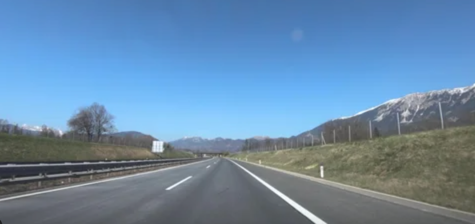
#> input picture lesson_4/data/dashcam2.png, 475 x 224 px
$ jupyter execute --allow-errors Homework.ipynb
#> lines starting #> are read from the running program, lines starting #| are printed output that depends on the picture; after the words box and inside, x2 and y2 are one past the last pixel; in counts of white or black regions, pixels touching at a corner belong together
# HOMEWORK 4

For this homework you are going to implement a lane line detector. Lane line detection is crucial for ADAS (Advanced Driver Assistance Systems) systems and, in particular, for LKA (Lane Keep Assist). You will use a [picture](https://en.wikipedia.org/wiki/Lane_departure_warning_system) from a front facing camera (mounted on the car) and will implement the following steps:
* Convert image to gray scale
* Compute edge map
* Apply Hough transform to obtain line parametrizations

[cell 1]
import cv2
import math
import numpy as np
from matplotlib import pyplot as plt
plt.rcParams['figure.figsize'] = [15, 10]

Let's load and show the camera frame.

[cell 2]
img = cv2.imread('../data/dashcam2.png')
#> img is the input picture: shape (224, 475, 3); mean B, G, R 169.5, 138.4, 104.8
img = cv2.cvtColor(img, cv2.COLOR_BGR2RGB)
img = cv2.resize(img, None, fx=0.5, fy=0.5)
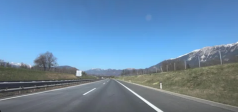
#> img: shape (112, 238, 3); mean R, G, B 105, 138.5, 169.6
plt.imshow(img)

[cell 3]
# Convert image to gray scale
gray = cv2.cvtColor(img, cv2.COLOR_RGB2GRAY)
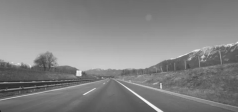
#> gray: shape (112, 238); min 37, max 248, mean 132
# gray = gray / 255

[cell 4]
# Obtain edge map
# Hint: you can use Canny edge detector with th_low = 100, th_high = 150
edges = cv2.Canny(gray, threshold1=100, threshold2=150)
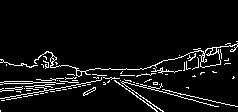
#> edges: shape (112, 238); 6.2% white in thin lines or dots, all inside (x1, y1, x2, y2) = (0, 41, 238, 112)

# We are only interested in the road so we will remove everything above the horizon
#edges[0:350] = 0

[cell 5]
# Let's plot the images
plt.subplot(121), plt.imshow(img), plt.title('Original')
plt.subplot(122), plt.imshow(edges, cmap='gray'), plt.title('Edge map')
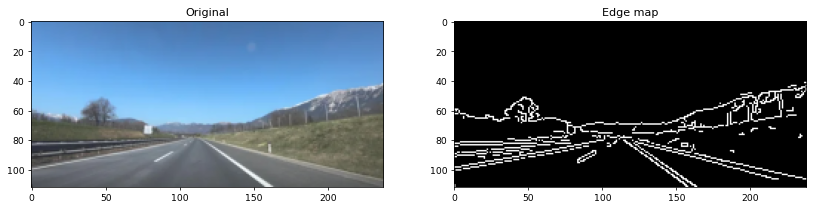
#> figure drawn by matplotlib, 2 panels

[cell 6]
# Apply Hough transform to parametrize the lines
# Hint 1: Offset resolution of 2 pixels and slope resolution of 2 degrees work well in this case
# Hint 2: A suitable value for the accumulator threshold is 190
lines = cv2.HoughLines(edges, rho=2, theta=2*np.pi/180, threshold=190)
#> lines = None
hough = np.zeros_like(edges)
# Let's get rid of the unnecessary dimension
#> (the rest of this cell did not finish here and is left out)

[cell 7]
# Plot the resulting Hough lines
result = np.copy(img)

#> (the rest of this cell did not finish here and is left out)

The edge map looks good but the Hough lines are too noisy. Let's clean the Hough lines first by removing all lines that we know cannot represent a lane line. In other words, all lines that are approximately horizontal shall be removed. Remember that horizontal lines correspond to theta = 90 degrees.

[cell 8]
# Filter out all lines that are approximately horizontal (+/- 20 degrees).
filtered_lines = []
#> (the rest of this cell did not finish here and is left out)

[cell 9]
# Let's plot the resulting filtered lines
result = np.copy(img)

for line in filtered_lines:
    rho = line[0]
    theta = line[1]

    a = math.cos(theta)
    b = math.sin(theta)

    x0 = a * rho
    y0 = b * rho

    pt1 = (int(x0 + 1000*(-b)), int(y0 + 1000*(a)))
    pt2 = (int(x0 - 1000*(-b)), int(y0 - 1000*(a)))

    cv2.line(result, pt1, pt2, 255, 1, cv2.LINE_AA)

plt.subplot(121), plt.imshow(edges, cmap='gray'), plt.title('Edge map')
plt.subplot(122), plt.imshow(result, cmap='gray'), plt.title('Hough lines')

$ run again, with lesson_4/data/sigh50.png copied over lesson_4/data/dashcam2.png
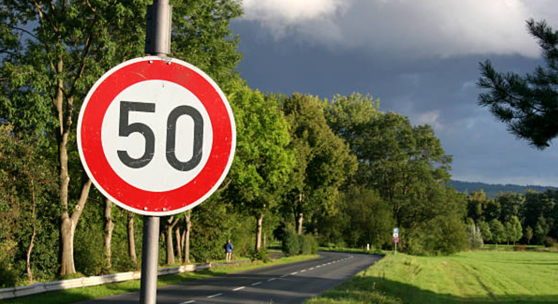
#> input picture lesson_4/data/sigh50.png, 558 x 304 px
#> img is the input picture: shape (304, 558, 3); mean B, G, R 77.1, 101.9, 104.1
#> `edges = cv2.Canny(gray, threshold1=100, threshold2=150)`:
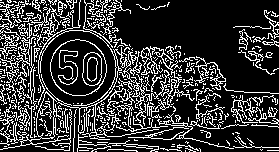
#> edges: shape (152, 279); 21.8% white in thin lines or dots
#> lines = [[142, 1.47], [116, 1.61], [6, 1.95], [124, 1.57]]
#> the loop `for line in lines:` made 4 passes
#> after the loop `for line in lines:`:
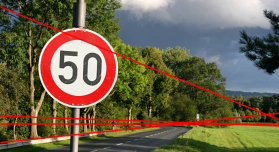
#> result: shape (152, 279, 3); mean R, G, B 109.9, 98.9, 75.7
#> the loop `for line in lines:` made 4 passes
#> the loop `for line in filtered_lines:` made 4 passes
